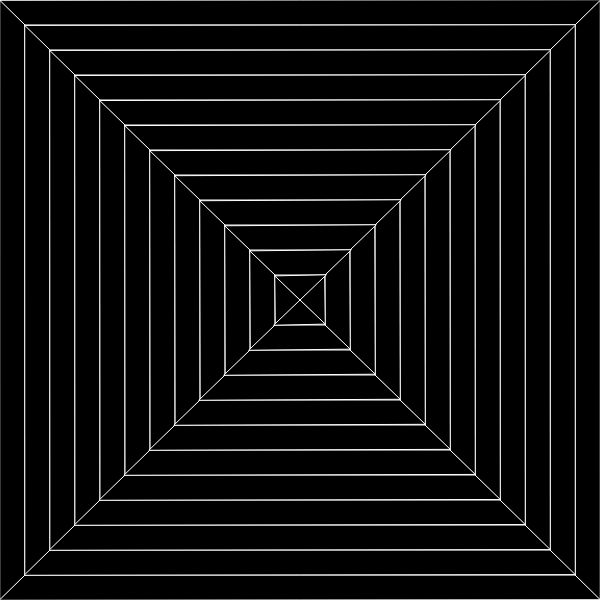
Frame 1 (no input)
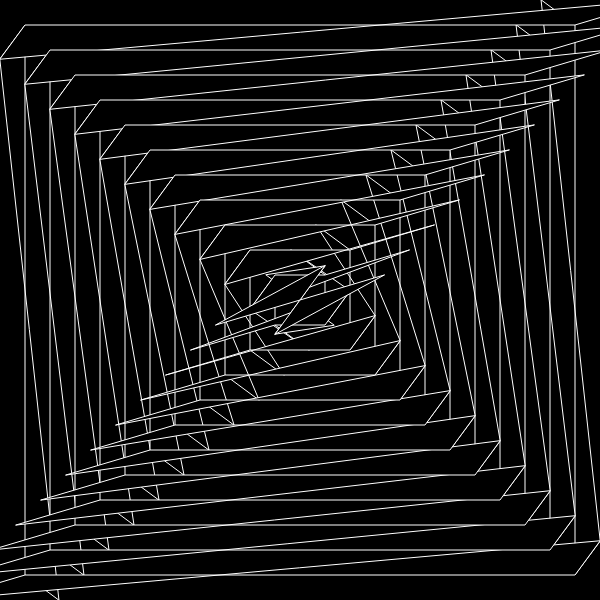
Frame 60 (no input)
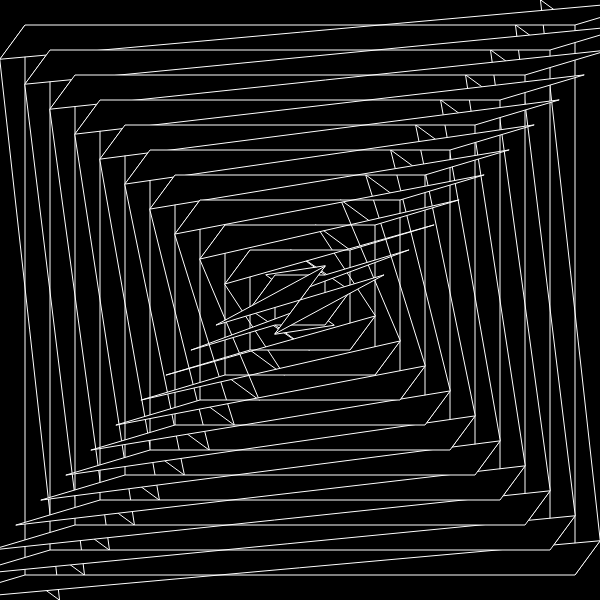
Frame 120 (the mouse pressed at the canvas centre since frame 60)

The p5.js sketch that drew these frames (run headless with seeded random() and noise() and a simulated clock; from frame 60 on, the mouse is pressed at the canvas centre):

// p5.js sketch
// ── sketch.js


var side = 25;
var color1, color2;
var t = 0;

function setup() {
  createCanvas(600, 600);
  // noStroke();
  stroke(255);
  color1 = color(0);
  color2 = color(0);
}

function draw() {
  background(0);
  fill(color1);

  for (var i = 0; i < width/side/2; i++) {
      if ((i%2)==0) {
        fill(color1);
      }
      else {
        fill(color2);
      }
      var a1 = side*i; 
      var b1 = side*i + t; 
      var a2 = side*(i+1);
      var b2 = side*(i+1);
      var a3 =  side*(i+1);
      var b3 = height-side*(i+1);
      var a4 = side*i + t;
      var b4 = height-side*i;


      //LEFT
      quad(a1, b1, a2, b2, a3, b3, a4, b4);
      quad(width - a1, width - b1, width - a2, width - b2, width - a3, width - b3, width - a4, width - b4);

      t += cos(radians(frameCount))*0.05;

  }


  for (var j = 0; j < width/side/2; j++) {
     if ((j%2)==0) {
        fill(color2);
      }
      else {
        fill(color1);
      }
      var c1 = side*j;
      var d1 = side*j + t;
      var c2 = side*(j+1);
      var d2 = side*(j+1);
      var c3 = width-side*(j+1);
      var d3 = side*(j+1);
      var c4 = height-side*j + t;
      var d4 = side*j;

      //TOP
      quad(c1, d1, c2, d2, c3, d3, c4, d4); 
      quad(width - c1, width - d1, width - c2, width - d2, width - c3, width - d3, width - c4, width - d4); 

      t += cos(radians(frameCount))*0.05;
  }


}
